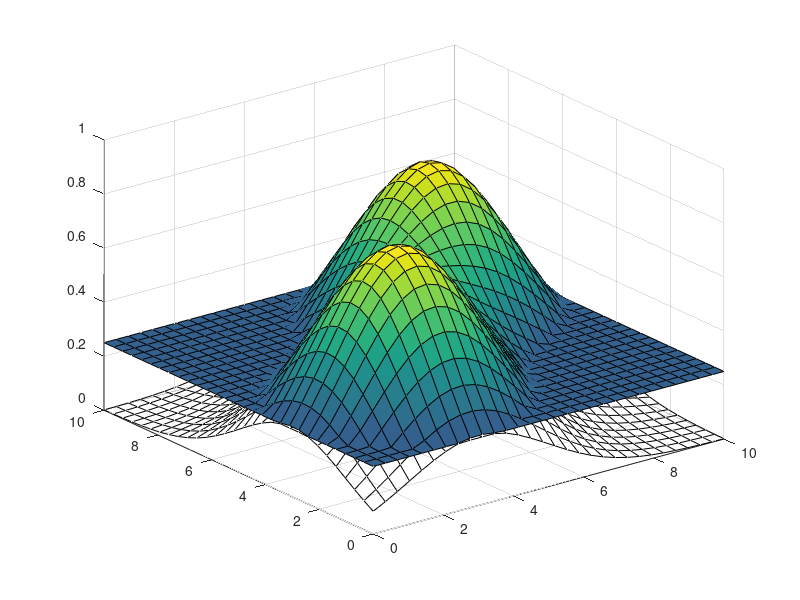

This figure's MATLAB source: (Note: this script raises an error after producing the figure.)
N = 10.0;
pointsNum = 30;
threshold = 0.25;
sigma = 0.5;
S1 = -7;
S2 = -3;
T1 = -7;
T2 = -3;


x=linspace(0, N,pointsNum);
y=x;
[X,Y]=meshgrid(x,y);

planeZ = zeros(pointsNum,pointsNum)+threshold;

z1=(1/sqrt(2*pi*sigma^2).*exp(-((X+S1).^2/2*sigma^2)-((Y+T1).^2/2*sigma^2)));
z2=(1/sqrt(2*pi*sigma^2).*exp(-((X+S2).^2/2*sigma^2)-((Y+T2).^2/2*sigma^2)));
z = z1+z2;

%surf(X,Y, z,'FaceAlpha',0.1);

zLower = z;
zLower(zLower>= threshold) = threshold;

s1 = surf(X,Y, zLower,'FaceAlpha',0);

hold on

zUpper = z;
zUpper(zUpper<= threshold) = threshold;
s2 = surf(X,Y, zUpper,'FaceAlpha',1,'FaceColor', 'flat');
c2 = s2.CData;
c2(z < threshold) = 0;
s2.CData = c2;
s2.EdgeColor = 'none';

hold on

zProject =  zeros(pointsNum,pointsNum);
s3 = surf(X,Y, zProject,'FaceColor', 'flat');
c3 = s3.CData;
c3(z >= threshold) = 1;
c3(z < threshold) = 0;
s3.CData = c3;

xLab = xlabel('S');
xLab.Position = [5 -0.5 -0.05];
yLab = ylabel('T');
yLab.Position = [-0.5 5 -0.08];
XX = yLab.Position;
zlabel('K')

%shading interp
%axis tight